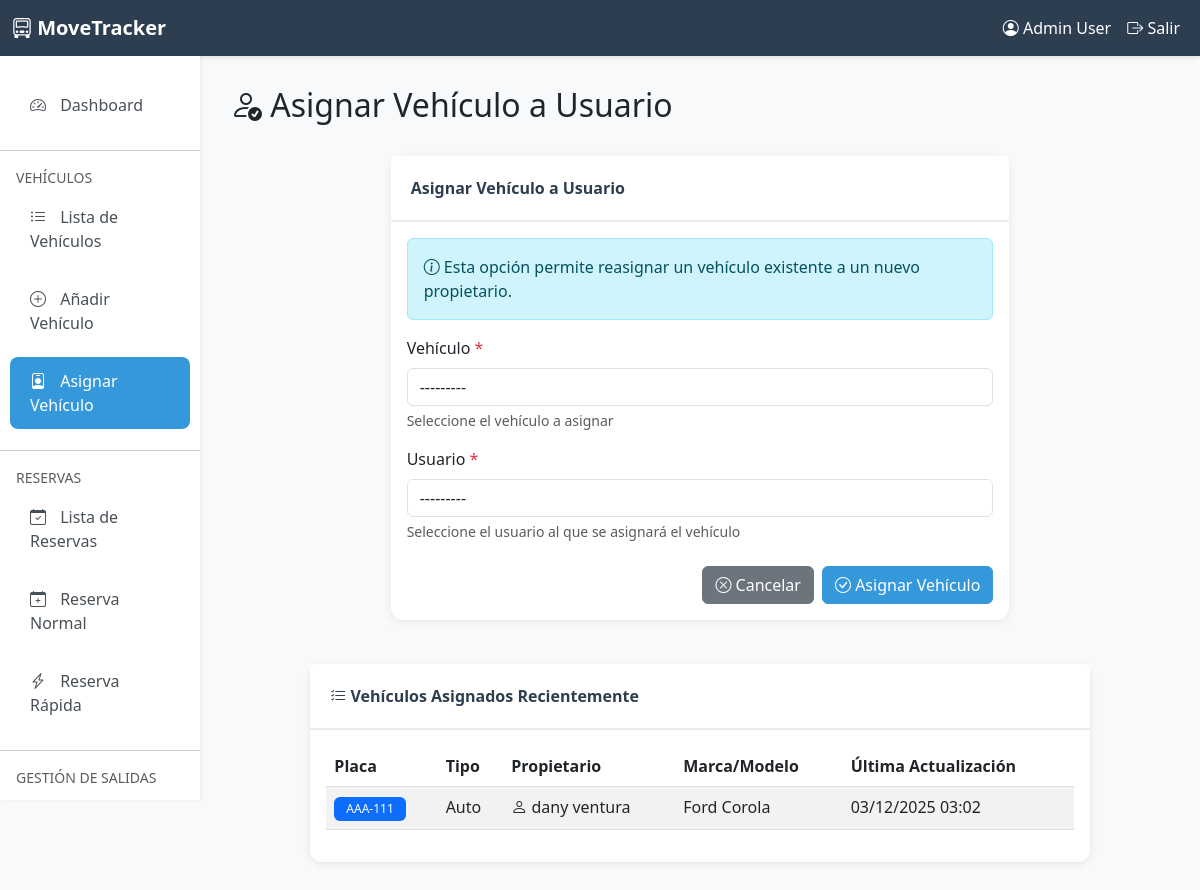
Page /parking/vehicles/assign/ (signed in) on the committed database.
### user/models.py (models this page shows)
class User(AbstractUser):
    dni = models.CharField(max_length=10, blank=True, null=True, verbose_name='DNI')
    phone = models.CharField(max_length=15, blank=True, null=True, verbose_name='Teléfono')
    class Meta:
        verbose_name = 'Usuario'
        verbose_name_plural = 'Usuarios'
        db_table = 'auth_user'
    def __str__(self):
        return self.username

### parking/models.py (models this page shows, shortened)
class Vehicle(models.Model):
    owner = models.ForeignKey(
        User,
        on_delete=models.CASCADE,
        related_name='vehicles',
        verbose_name='Propietario',
        null=True,
        blank=True
    )
    vehicle_type = models.CharField(
        max_length=20,
        choices=VehicleType.choices,
        verbose_name='Tipo de Vehículo'
    )
    brand = models.CharField(
        max_length=50,
        null=True,
        blank=True,
        verbose_name='Marca',
        help_text='Marca del vehículo (opcional)'
    )
    model = models.CharField(
        max_length=50,
        null=True,
        blank=True,
        verbose_name='Modelo',
        help_text='Modelo del vehículo (opcional)'
    )
    year = models.PositiveIntegerField(
        null=True,
        blank=True,
        verbose_name='Año',
        validators=[MinValueValidator(1900), MaxValueValidator(2100)],
        help_text='Año de fabricación (opcional)'
    )
    color = models.CharField(max_length=30, verbose_name='Color')
    license_plate = models.CharField(
        max_length=20,
        unique=True,
        verbose_name='Placa',
        help_text='Número de placa del vehículo'
    )
    is_active = models.BooleanField(default=True, verbose_name='Activo')
    created_at = models.DateTimeField(auto_now_add=True, verbose_name='Fecha de Registro')
    updated_at = models.DateTimeField(auto_now=True, verbose_name='Última Actualización')
    registered_by = models.ForeignKey(
        User,
        on_delete=models.SET_NULL,
        null=True,
        related_name='registered_vehicles',
        verbose_name='Registrado por'
    )
    class Meta:
        verbose_name = 'Vehículo'
        verbose_name_plural = 'Vehículos'
        ordering = ['-created_at']
        indexes = [
            models.Index(fields=['license_plate']),
            models.Index(fields=['owner', 'is_active']),
        ]

### parking/views.py (the view)
# urls.py: path('vehicles/assign/', views.assign_vehicle, name='assign_vehicle'),
@login_required
@user_passes_test(is_admin_or_worker, login_url='user:login')
def assign_vehicle(request):
    if request.method == 'POST':
        form = AssignVehicleForm(request.POST)
        if form.is_valid():
            vehicle = form.cleaned_data['vehicle']
            user = form.cleaned_data['user']
            old_owner = vehicle.owner
            vehicle.owner = user
            vehicle.save()
            old_owner_name = (old_owner.get_full_name() or old_owner.username) if old_owner else "Sin propietario"
            messages.success(
                request,
                f'Vehículo {vehicle.license_plate} reasignado de {old_owner_name} a {user.get_full_name() or user.username}.'
            )
            return redirect('parking:vehicle_list')
        else:
            messages.error(request, 'Por favor corrija los errores del formulario.')
    else:
        form = AssignVehicleForm()
    assigned_vehicles = Vehicle.objects.filter(owner__isnull=False).select_related('owner').order_by('-updated_at')
    context = {
        'form': form,
        'title': 'Asignar Vehículo a Usuario',
        'submit_text': 'Asignar Vehículo',
        'assigned_vehicles': assigned_vehicles
    }
    return render(request, 'parking/assign_vehicle.html', context)

### parking/forms.py
class AssignVehicleForm(forms.Form):
    vehicle = forms.ModelChoiceField(
        queryset=Vehicle.objects.all(),
        label='Vehículo',
        widget=forms.Select(attrs={
            'class': 'form-control',
            'required': True
        }),
        help_text='Seleccione el vehículo a asignar'
    )
    user = forms.ModelChoiceField(
        queryset=User.objects.filter(is_active=True),
        label='Usuario',
        widget=forms.Select(attrs={
            'class': 'form-control',
            'required': True
        }),
        help_text='Seleccione el usuario al que se asignará el vehículo'
    )
    def __init__(self, *args, **kwargs):
        super().__init__(*args, **kwargs)
        self.fields['vehicle'].queryset = Vehicle.objects.select_related('owner').all()
        self.fields['vehicle'].label_from_instance = lambda obj: f"{obj.license_plate} - {obj.get_vehicle_type_display()} ({obj.owner.get_full_name() if obj.owner else 'Sin propietario'})"

### parking/views.py (called while the page is built)
def is_admin_or_worker(user):
    if not user.is_authenticated:
        return False
    if user.is_superuser:
        return True
    if hasattr(user, 'role'):
        return user.role in ['ADMIN', 'WORKER']
    return user.is_staff

### parking/templates/parking/assign_vehicle.html (shortened to what this page needs)
{% extends 'parking/base.html' %}
{% block content %}
<div class="row mb-4">
    <div class="col-12">
        <h2><i class="bi bi-person-check"></i> {{ title }}</h2>
    </div>
</div>
<div class="row">
    <div class="col-md-8 mx-auto">
        <div class="card">
            <div class="card-header">
                {{ title }}
            </div>
            <div class="card-body">
                <div class="alert alert-info">
                    <i class="bi bi-info-circle"></i>
                    Esta opción permite reasignar un vehículo existente a un nuevo propietario.
                </div>
                <form method="post" novalidate>
                    {% for field in form %}
                        <div class="mb-3">
                            <label for="{{ field.id_for_label }}" class="form-label">
                                {{ field.label }}
                                {% if field.field.required %}
                                    <span class="text-danger">*</span>
                                {% endif %}
                            </label>
                            {{ field }}
                            {% if field.help_text %}
                                <div class="form-text">{{ field.help_text }}</div>
                            {% endif %}
                        </div>
                    {% endfor %}
                    <div class="d-grid gap-2 d-md-flex justify-content-md-end mt-4">
                        <a href="{% url 'parking:vehicle_list' %}" class="btn btn-secondary">
                            <i class="bi bi-x-circle"></i> Cancelar
                        </a>
                        <button type="submit" class="btn btn-primary">
                            <i class="bi bi-check-circle"></i> {{ submit_text }}
                        </button>
                    </div>
                </form>
            </div>
        </div>
    </div>
</div>
<div class="row mt-4">
    <div class="col-md-10 mx-auto">
        <div class="card">
            <div class="card-header">
                <i class="bi bi-list-check"></i> Vehículos Asignados Recientemente
            </div>
            <div class="card-body">
                <div class="table-responsive">
                    <table class="table table-striped table-hover">
                        <thead>
                            <tr>
                                <th>Placa</th>
                                <th>Tipo</th>
                                <th>Propietario</th>
                                <th>Marca/Modelo</th>
                                <th>Última Actualización</th>
                            </tr>
                        </thead>
                        <tbody>
                            {% for vehicle in assigned_vehicles %}
                            <tr>
                                <td><span class="badge bg-primary">{{ vehicle.license_plate }}</span></td>
                                <td>{{ vehicle.get_vehicle_type_display }}</td>
                                <td>
                                    <i class="bi bi-person"></i>
                                    {{ vehicle.owner.get_full_name|default:vehicle.owner.username }}
                                </td>
                                <td>
                                    {% if vehicle.brand or vehicle.model %}
                                        {{ vehicle.brand }} {{ vehicle.model }}
                                    {% else %}
                                        <span class="text-muted">-</span>
                                    {% endif %}
                                </td>
                                <td>{{ vehicle.updated_at|date:"d/m/Y H:i" }}</td>
                            </tr>
                            {% empty %}
                            <tr>
                                <td colspan="5" class="text-center text-muted">
                                    No hay vehículos asignados registrados.
                                </td>
                            </tr>
                            {% endfor %}
                        </tbody>
                    </table>
                </div>
            </div>
        </div>
    </div>
</div>
{% endblock %}

### parking/templates/parking/base.html (shortened to what this page needs)
{% load static %}
<!DOCTYPE html>
<html lang="es">
<head>
    <link href="https://cdn.jsdelivr.net/npm/bootstrap@5.3.0/dist/css/bootstrap.min.css" rel="stylesheet">
    <link rel="stylesheet" href="https://cdn.jsdelivr.net/npm/bootstrap-icons@1.10.0/font/bootstrap-icons.css">
</head>
<body>
    <nav class="navbar navbar-expand-lg navbar-dark">
        <div class="container-fluid">
            <a class="navbar-brand" href="{% url 'parking:dashboard' %}">
                <i class="bi bi-truck-front"></i> MoveTracker
            </a>
            <div class="collapse navbar-collapse" id="navbarNav">
                <ul class="navbar-nav ms-auto">
                    <li class="nav-item">
                        <a class="nav-link text-white" href="#">
                            <i class="bi bi-person-circle"></i> {{ user.get_full_name|default:user.username }}
                        </a>
                    </li>
                    <li class="nav-item">
                        <form method="post" action="{% url 'logout' %}" style="display: inline;">
                            <button type="submit" class="nav-link text-white bg-transparent border-0" style="cursor: pointer;">
                                <i class="bi bi-box-arrow-right"></i> Salir
                            </button>
                        </form>
                    </li>
                </ul>
            </div>
        </div>
    </nav>
    <div class="container-fluid">
        <div class="row">
            <nav class="col-md-2 d-md-block sidebar">
                <div class="nav flex-column">
                    <a class="nav-link {% if request.resolver_match.url_name == 'dashboard' %}active{% endif %}"
                       href="{% url 'parking:dashboard' %}">
                        <i class="bi bi-speedometer2"></i> Dashboard
                    </a>
                    <hr>
                    <small class="text-muted px-3">VEHÍCULOS</small>
                    <a class="nav-link {% if request.resolver_match.url_name == 'vehicle_list' %}active{% endif %}"
                       href="{% url 'parking:vehicle_list' %}">
                        <i class="bi bi-list-ul"></i> Lista de Vehículos
                    </a>
                    <a class="nav-link {% if request.resolver_match.url_name == 'add_vehicle' %}active{% endif %}"
                       href="{% url 'parking:add_vehicle' %}">
                        <i class="bi bi-plus-circle"></i> Añadir Vehículo
                    </a>
                    <a class="nav-link {% if request.resolver_match.url_name == 'assign_vehicle' %}active{% endif %}"
                       href="{% url 'parking:assign_vehicle' %}">
                        <i class="bi bi-person-badge"></i> Asignar Vehículo
                    </a>
                    <hr>
                    <small class="text-muted px-3">RESERVAS</small>
                    <a class="nav-link {% if request.resolver_match.url_name == 'reservation_list' %}active{% endif %}"
                       href="{% url 'parking:reservation_list' %}">
                        <i class="bi bi-calendar-check"></i> Lista de Reservas
                    </a>
                    <a class="nav-link {% if request.resolver_match.url_name == 'normal_reservation' %}active{% endif %}"
                       href="{% url 'parking:normal_reservation' %}">
                        <i class="bi bi-calendar-plus"></i> Reserva Normal
                    </a>
                    <a class="nav-link {% if request.resolver_match.url_name == 'quick_reservation' %}active{% endif %}"
                       href="{% url 'parking:quick_reservation' %}">
                        <i class="bi bi-lightning-charge"></i> Reserva Rápida
                    </a>
                    <hr>
                    <small class="text-muted px-3">GESTIÓN DE SALIDAS</small>
                    <a class="nav-link {% if request.resolver_match.url_name == 'assignment_list' %}active{% endif %}"
                       href="{% url 'parking:assignment_list' %}">
                    </a>
                </div>
            </nav>
            <main class="col-md-10 ms-sm-auto content-wrapper">
                {% block content %}{% endblock %}
            </main>
        </div>
    </div>
</body>
</html>

### parking/templates/parking/base.html (style rules this page uses)
:root { --primary-color: #2c3e50; --secondary-color: #3498db; --success-color: #27ae60; --danger-color: #e74c3c; --warning-color: #f39c12; --info-color: #16a085; }
body { background-color: #f8f9fa; font-family: 'Segoe UI', Tahoma, Geneva, Verdana, sans-serif; }
.navbar { background-color: var(--primary-color); box-shadow: 0 2px 4px rgba(0,0,0,0.1); }
.navbar-brand { font-weight: bold; color: white !important; }
.sidebar { height: calc(100vh - 56px); position: sticky; top: 56px; overflow-y: auto; scrollbar-width: none; -ms-overflow-style: none; background-color: white; box-shadow: 2px 0 4px rgba(0,0,0,0.05); padding: 20px 0; }
.sidebar .nav-link { color: #495057; padding: 12px 20px; margin: 5px 10px; border-radius: 8px; transition: all 0.3s; }
.sidebar .nav-link.active { background-color: var(--secondary-color); color: white; }
.sidebar .nav-link i { margin-right: 10px; width: 20px; text-align: center; }
.content-wrapper { padding: 30px; }
.card { border: none; border-radius: 12px; box-shadow: 0 2px 8px rgba(0,0,0,0.08); margin-bottom: 20px; }
.card-header { background-color: white; border-bottom: 2px solid #e9ecef; padding: 20px; font-weight: 600; color: var(--primary-color); }
.btn-primary { background-color: var(--secondary-color); border-color: var(--secondary-color); }
.badge { padding: 6px 12px; font-weight: 500; }

### rows in the picture
Vehicle: license_plate "AAA-111", vehicle_type "Auto", owner.get_full_name "dany ventura", brand "Ford", model "Corola", updated_at "03/12/2025 03:02"

### other values in the picture
{{ user.get_full_name|default:user.username }} "Admin User"
{{ title }} "Asignar Vehículo a Usuario"
{{ field.label }} "Vehículo" "Usuario"
{{ field.help_text }} "Seleccione el vehículo a asignar" "Seleccione el usuario al que se asignará el vehículo"
{{ submit_text }} "Asignar Vehículo"
